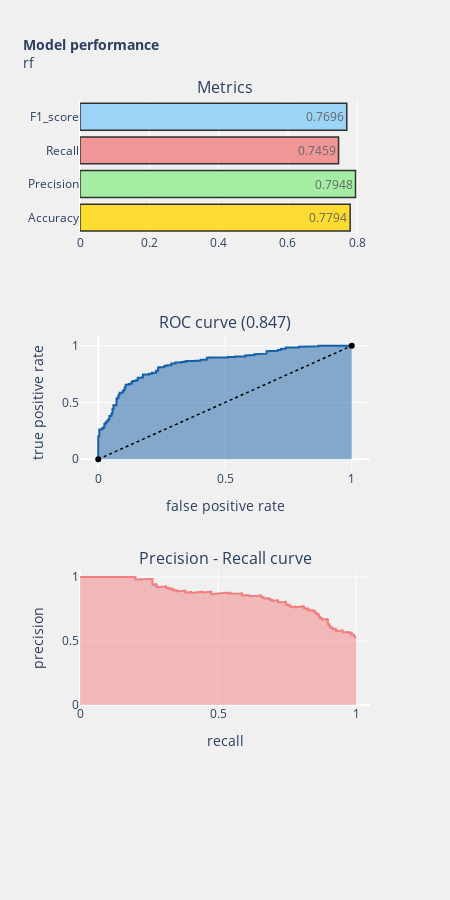

Notebook cell for this chart:
### Code cell
y_pred = rf.predict(test_r)
y_score = rf.predict_proba(test_r)[:,1]

model_performance_plot('rf')
